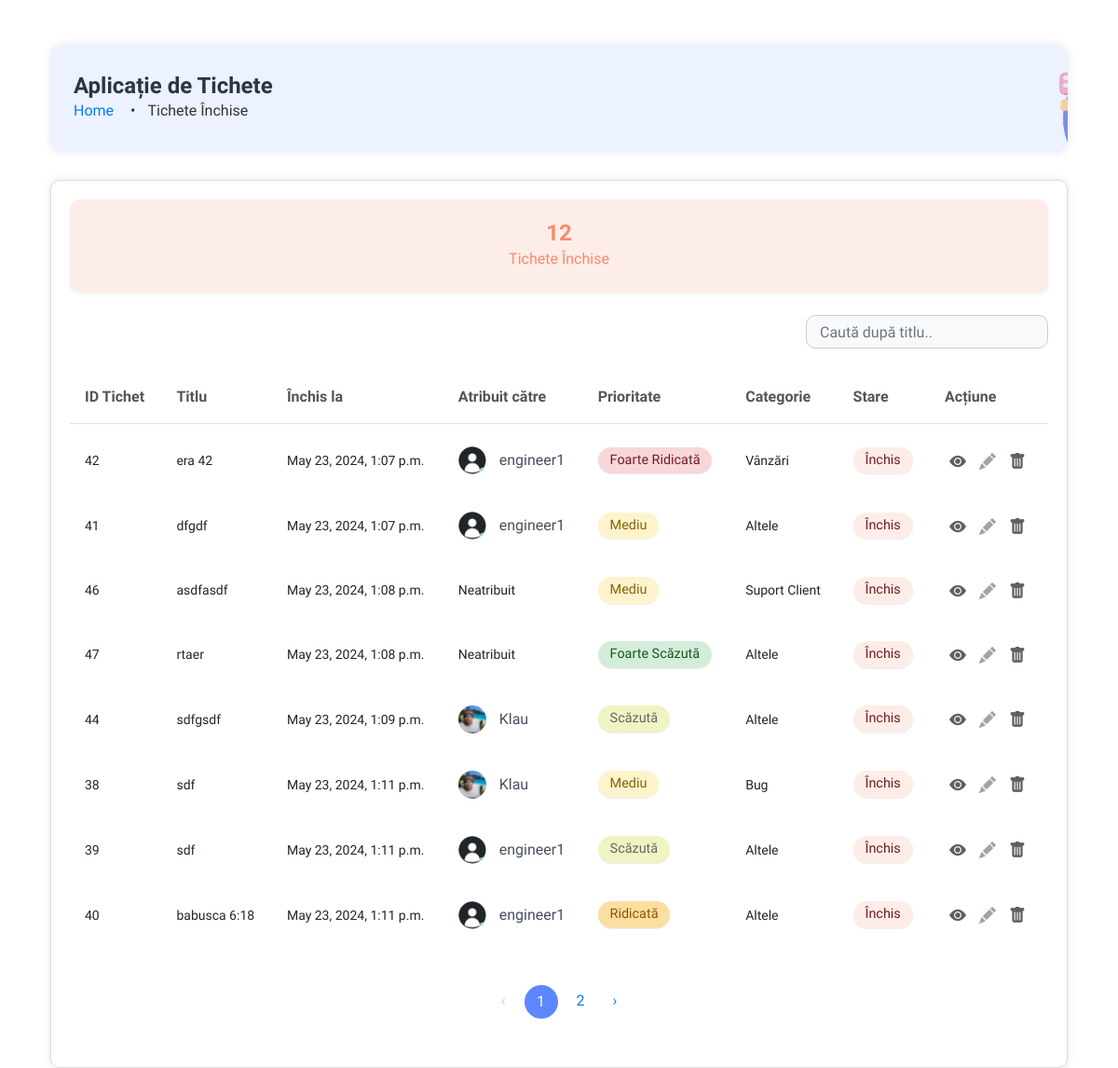
Page /ticket/all-closed-tickets/ on the committed database.
### ticket/models.py (models this page shows, shortened)
class Ticket(models.Model):
    PRIORITY_CHOICES = (
        ('Very Low', 'Foarte Scăzut'),
        ('Low', 'Scăzut'),
        ('Medium', 'Mediu'),
        ('High', 'Ridicat'),
        ('Very High', 'Foarte Ridicat'),
    )
    CATEGORY_CHOICES = (
        ('Bug', 'Bug'),
        ('Feature Request', 'Cerere Funcționalitate'),
        ('Customer Support', 'Suport Client'),
        ('Sales', 'Vânzări'),
        ('Feedback', 'Feedback'),
        ('Other', 'Altele'),
    )
    STATUS_CHOICES = (
        ('Active', 'Activ'),
        ('Completed', 'Completat'),
        ('Pending', 'În așteptare'),
    )
    id = models.AutoField(primary_key=True)
    title = models.CharField(max_length=100, validators=[MaxLengthValidator(100)], unique=True)
    description = models.TextField()
    priority = models.CharField(max_length=9, choices=PRIORITY_CHOICES, default='Low')
    category = models.CharField(max_length=20, choices=CATEGORY_CHOICES, default='Other')
    created_by = models.ForeignKey(User, on_delete=models.CASCADE, related_name='tickets_created', editable=False)
    date_created = models.DateTimeField(auto_now_add=True)
    assigned_to = models.ForeignKey(User, on_delete=models.DO_NOTHING, null=True, blank=True, related_name='tickets_assigned')
    is_resolved = models.BooleanField(default=False)
    accepted_date = models.DateTimeField(null=True, blank=True)
    closed_date = models.DateTimeField(null=True, blank=True)
    ticket_status = models.CharField(max_length=20, choices=STATUS_CHOICES, default='Pending')
    updated_at = models.DateTimeField(auto_now=True)
    class Meta:
        verbose_name = "Ticket"
        verbose_name_plural = "Tickets"
        ordering = ['-date_created']
        unique_together = ('title', 'created_by')
        indexes = [
            models.Index(fields=['priority']),
            models.Index(fields=['category']),
            models.Index(fields=['ticket_status']),
            models.Index(fields=['date_created']),
            models.Index(fields=['updated_at']),
        ]

### users/models.py (models this page shows, shortened)
class User(AbstractUser):
    is_customer = models.BooleanField(default=False)
    is_engineer = models.BooleanField(default=False)
    is_admin = models.BooleanField(default=False)  # New field for admin users
    profile_image = models.ImageField(upload_to='profile_images/', default='profile_images/default.png')

### ticket/views.py (the view)
# urls.py: path('all-closed-tickets/', views.all_closed_tickets, name='all-closed-tickets'),
def all_closed_tickets(request):
    tickets = Ticket.objects.filter(is_resolved=True).order_by('closed_date')
    closed_tickets = tickets.count()
    paginator = Paginator(tickets, 8)  # Show 8 tickets per page
    page = request.GET.get('page')
    try:
        tickets = paginator.page(page)
    except PageNotAnInteger:
        tickets = paginator.page(1)
    except EmptyPage:
        tickets = paginator.page(paginator.num_pages)
    context = {
        'tickets': tickets,
        'closed_tickets': closed_tickets,
        'page': page,
    }
    return render(request, 'ticket/all_closed_tickets.html', context)

### templates/ticket/all_closed_tickets.html (shortened to what this page needs)
{% extends 'base.html' %}
{% load static %}
{% block content %}
<div class="container mt-5">
  <div class="header-box">
    <div class="header-content">
      <h1 class="header-title">Aplicație de Tichete</h1>
      <nav class="breadcrumb">
        <a href="{% url 'home' %}" class="breadcrumb-item">Home</a>
        <span class="breadcrumb-item active">Tichete Închise</span>
        <img src="{% static 'images/breadcrumb.png' %}" alt="Breadcrumb Icon" class="breadcrumb-icon">
      </nav>
    </div>
  </div>
  <div class="content-box">
    <div class="col-md-12 mb-4">
      <div class="card text-center bg-closed-tickets ticket-card" onclick="window.location.href='?status=completed'">
        <div class="card-body ticket-card-body">
          <p class="card-number ticket-card-number mb-0">{{ closed_tickets }}</p>
          <h5 class="card-title ticket-card-title mt-0">Tichete Închise</h5>
        </div>
      </div>
    </div>
    <div class="row">
      <div class="col-12 d-flex justify-content-end mb-3">
        <input type="text" id="searchInput" onkeyup="searchTable()" placeholder="Caută după titlu.." class="form-control search-bar-small" />
      </div>
      <div class="table-responsive">
        <table class="table table-hover" id="ticketTable">
          <thead class="thead-light">
            <tr>
              <th scope="col">ID Tichet</th>
              <th scope="col">Titlu</th>
              <th scope="col">Închis la</th>
              <th scope="col">Atribuit către</th>
              <th scope="col">Prioritate</th>
              <th scope="col">Categorie</th>
              <th scope="col">Stare</th>
              <th scope="col">Acțiune</th>
            </tr>
          </thead>
          <tbody>
            {% for ticket in tickets %}
            <tr class="ticket-row" data-status="{{ ticket.ticket_status|lower }}">
              <td><small>{{ ticket.id }}</small></td>
              <td><small>{{ ticket.title }}</small></td>
              <td><small>{{ ticket.closed_date }}</small></td>
              <td>
                {% if ticket.assigned_to %}
                <img src="{{ ticket.assigned_to.profile_image.url }}" alt="Imagine de Profil {{ ticket.assigned_to.username }}" class="profile-image">
                <span class="assigned-username">{{ ticket.assigned_to.username }}</span>
                {% else %}
                <small>Neatribuit</small>
                {% endif %}
              </td>
              <td>
                {% if ticket.priority == 'Very Low' %}
                <span class="badge badge-very-low">Foarte Scăzută</span>
                {% elif ticket.priority == 'Low' %}
                <span class="badge badge-low">Scăzută</span>
                {% elif ticket.priority == 'Medium' %}
                <span class="badge badge-medium">Mediu</span>
                {% elif ticket.priority == 'High' %}
                <span class="badge badge-high">Ridicată</span>
                {% elif ticket.priority == 'Very High' %}
                <span class="badge badge-very-high">Foarte Ridicată</span>
                {% endif %}
              </td>
              <td><small>{{ ticket.get_category_display }}</small></td>
              <td>
                {% if ticket.ticket_status == 'Active' %}
                <span class="badge badge-open">Deschis</span>
                {% elif ticket.ticket_status == 'Pending' %}
                <span class="badge badge-pending">În așteptare</span>
                {% elif ticket.ticket_status == 'Completed' %}
                <span class="badge badge-closed">Închis</span>
                {% endif %}
              </td>
              <td>
                <a href="{% url 'ticket-details' ticket.pk %}" class="btn btn-view btn-sm" title="Detalii">
                  <i class="bi bi-eye-fill"></i>
                </a>
                {% if ticket.ticket_status == 'Completed' %}
                  <span class="btn btn-edit btn-sm disabled" title="Editează">
                    <i class="bi bi-pencil-fill text-muted"></i>
                  </span>
                {% else %}
                  <a href="{% url 'update-ticket' ticket.pk %}" class="btn btn-edit btn-sm" title="Editează">
                    <i class="bi bi-pencil-fill"></i>
                  </a>
                {% endif %}
                <a href="#" class="btn btn-delete btn-sm" data-bs-toggle="modal" data-bs-target="#deleteModal" data-ticket-id="{{ ticket.pk }}" title="Șterge">
                  <i class="bi bi-trash-fill"></i>
                </a>
              </td>
            </tr>
            {% endfor %}
          </tbody>
        </table>
        <div class="pagination-container">
          <nav aria-label="Navigare pagină exemplu">
            <ul class="pagination">
              {% if tickets.has_previous %}
              <li class="page-item"><a class="page-link" href="?page={{ tickets.previous_page_number }}&status={{ status_filter }}">‹</a></li>
              {% else %}
              <li class="page-item disabled"><span class="page-link">‹</span></li>
              {% endif %}
              {% for num in tickets.paginator.page_range %}
              {% if num > tickets.number|add:'-4' and num < tickets.number|add:'4' %}
              {% if tickets.number == num %}
              <li class="page-item active"><a class="page-link" href="#">{{ num }}</a></li>
              {% else %}
              <li class="page-item"><a class="page-link" href="?page={{ num }}&status={{ status_filter }}">{{ num }}</a></li>
              {% endif %}
              {% endif %}
              {% endfor %}
              {% if tickets.has_next %}
              <li class="page-item"><a class="page-link" href="?page={{ tickets.next_page_number }}&status={{ status_filter }}">›</a></li>
              {% else %}
              <li class="page-item disabled"><span class="page-link">›</span></li>
              {% endif %}
            </ul>
          </nav>
        </div>
      </div>
    </div>
  </div>
</div>
{% endblock content %}

### rows in the picture
Ticket: id "42", title "era 42", closed_date "May 23, 2024, 1:07 p.m.", assigned_to.profile_image (placeholder picture), assigned_to.username "engineer1", priority "Foarte Ridicată", category "Vânzări", ticket_status "Închis"
Ticket: id "41", title "dfgdf", closed_date "May 23, 2024, 1:07 p.m.", assigned_to.profile_image (placeholder picture), assigned_to.username "engineer1", priority "Mediu", category "Altele", ticket_status "Închis"
Ticket: id "46", title "asdfasdf", closed_date "May 23, 2024, 1:08 p.m.", shows "Neatribuit", priority "Mediu", category "Suport Client", ticket_status "Închis"
Ticket: id "47", title "rtaer", closed_date "May 23, 2024, 1:08 p.m.", shows "Neatribuit", priority "Foarte Scăzută", category "Altele", ticket_status "Închis"
Ticket: id "44", title "sdfgsdf", closed_date "May 23, 2024, 1:09 p.m.", assigned_to.profile_image (picture), assigned_to.username "Klau", priority "Scăzută", category "Altele", ticket_status "Închis"
Ticket: id "38", title "sdf", closed_date "May 23, 2024, 1:11 p.m.", assigned_to.profile_image (picture), assigned_to.username "Klau", priority "Mediu", category "Bug", ticket_status "Închis"
Ticket: id "39", title "sdf", closed_date "May 23, 2024, 1:11 p.m.", assigned_to.profile_image (placeholder picture), assigned_to.username "engineer1", priority "Scăzută", category "Altele", ticket_status "Închis"
Ticket: id "40", title "babusca 6:18", closed_date "May 23, 2024, 1:11 p.m.", assigned_to.profile_image (placeholder picture), assigned_to.username "engineer1", priority "Ridicată", category "Altele", ticket_status "Închis"

### other values in the picture
{{ closed_tickets }} "12"
{{ num }} "1"
{{ num }} "2"
